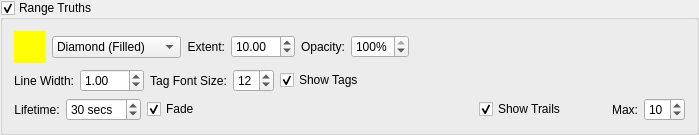
        <widget class="QGroupBox" name="rangeTruthsVisible_" >
         <property name="title" >
          <string>Range Truths</string>
         </property>
         <property name="checkable" >
          <bool>true</bool>
         </property>
         <property name="checked" >
          <bool>true</bool>
         </property>
         <layout class="QVBoxLayout" >
          <item>
           <layout class="QHBoxLayout" >
            <item>
             <widget class="SideCar::GUI::ColorButtonWidget" name="rangeTruthsColor_" >
              <property name="sizePolicy" >
               <sizepolicy vsizetype="Fixed" hsizetype="Fixed" >
                <horstretch>0</horstretch>
                <verstretch>0</verstretch>
               </sizepolicy>
              </property>
              <property name="minimumSize" >
               <size>
                <width>32</width>
                <height>32</height>
               </size>
              </property>
              <property name="maximumSize" >
               <size>
                <width>32</width>
                <height>32</height>
               </size>
              </property>
              <property name="palette" >
               <palette>
                <active>
                 <colorrole role="WindowText" >
                  <brush brushstyle="SolidPattern" >
                   <color alpha="255" >
                    <red>0</red>
                    <green>0</green>
                    <blue>0</blue>
                   </color>
                  </brush>
                 </colorrole>
                 <colorrole role="Button" >
                  <brush brushstyle="SolidPattern" >
                   <color alpha="255" >
                    <red>255</red>
                    <green>255</green>
                    <blue>0</blue>
                   </color>
                  </brush>
                 </colorrole>
                 <colorrole role="Light" >
                  <brush brushstyle="SolidPattern" >
                   <color alpha="255" >
                    <red>255</red>
                    <green>255</green>
                    <blue>127</blue>
                   </color>
                  </brush>
                 </colorrole>
                 <colorrole role="Midlight" >
                  <brush brushstyle="SolidPattern" >
                   <color alpha="255" >
                    <red>255</red>
                    <green>255</green>
                    <blue>63</blue>
                   </color>
                  </brush>
                 </colorrole>
                 <colorrole role="Dark" >
                  <brush brushstyle="SolidPattern" >
                   <color alpha="255" >
                    <red>127</red>
                    <green>127</green>
                    <blue>0</blue>
                   </color>
                  </brush>
                 </colorrole>
                 <colorrole role="Mid" >
                  <brush brushstyle="SolidPattern" >
                   <color alpha="255" >
                    <red>170</red>
                    <green>170</green>
                    <blue>0</blue>
                   </color>
                  </brush>
                 </colorrole>
                 <colorrole role="Text" >
                  <brush brushstyle="SolidPattern" >
                   <color alpha="255" >
                    <red>0</red>
                    <green>0</green>
                    <blue>0</blue>
                   </color>
                  </brush>
                 </colorrole>
                 <colorrole role="BrightText" >
                  <brush brushstyle="SolidPattern" >
                   <color alpha="255" >
                    <red>255</red>
                    <green>255</green>
                    <blue>255</blue>
                   </color>
                  </brush>
                 </colorrole>
                 <colorrole role="ButtonText" >
                  <brush brushstyle="SolidPattern" >
                   <color alpha="255" >
                    <red>0</red>
                    <green>0</green>
                    <blue>0</blue>
                   </color>
                  </brush>
                 </colorrole>
                 <colorrole role="Base" >
                  <brush brushstyle="SolidPattern" >
                   <color alpha="255" >
                    <red>255</red>
                    <green>255</green>
                    <blue>255</blue>
                   </color>
                  </brush>
                 </colorrole>
                 <colorrole role="Window" >
                  <brush brushstyle="SolidPattern" >
                   <color alpha="255" >
                    <red>255</red>
                    <green>255</green>
                    <blue>0</blue>
                   </color>
                  </brush>
                 </colorrole>
                 <colorrole role="Shadow" >
                  <brush brushstyle="SolidPattern" >
                   <color alpha="255" >
                    <red>0</red>
                    <green>0</green>
                    <blue>0</blue>
                   </color>
                  </brush>
                 </colorrole>
                 <colorrole role="AlternateBase" >
                  <brush brushstyle="SolidPattern" >
                   <color alpha="255" >
                    <red>255</red>
                    <green>255</green>
                    <blue>127</blue>
                   </color>
                  </brush>
                 </colorrole>
                </active>
                <inactive>
                 <colorrole role="WindowText" >
                  <brush brushstyle="SolidPattern" >
                   <color alpha="255" >
                    <red>0</red>
                    <green>0</green>
                    <blue>0</blue>
                   </color>
                  </brush>
                 </colorrole>
                 <colorrole role="Button" >
                  <brush brushstyle="SolidPattern" >
                   <color alpha="255" >
                    <red>255</red>
                    <green>255</green>
                    <blue>0</blue>
                   </color>
                  </brush>
                 </colorrole>
                 <colorrole role="Light" >
                  <brush brushstyle="SolidPattern" >
                   <color alpha="255" >
                    <red>255</red>
                    <green>255</green>
                    <blue>127</blue>
                   </color>
                  </brush>
                 </colorrole>
                 <colorrole role="Midlight" >
                  <brush brushstyle="SolidPattern" >
                   <color alpha="255" >
                    <red>255</red>
                    <green>255</green>
                    <blue>63</blue>
                   </color>
                  </brush>
                 </colorrole>
                 <colorrole role="Dark" >
                  <brush brushstyle="SolidPattern" >
                   <color alpha="255" >
                    <red>127</red>
                    <green>127</green>
                    <blue>0</blue>
                   </color>
                  </brush>
                 </colorrole>
                 <colorrole role="Mid" >
                  <brush brushstyle="SolidPattern" >
                   <color alpha="255" >
                    <red>170</red>
                    <green>170</green>
                    <blue>0</blue>
                   </color>
                  </brush>
                 </colorrole>
                 <colorrole role="Text" >
                  <brush brushstyle="SolidPattern" >
                   <color alpha="255" >
                    <red>0</red>
                    <green>0</green>
                    <blue>0</blue>
                   </color>
                  </brush>
                 </colorrole>
                 <colorrole role="BrightText" >
                  <brush brushstyle="SolidPattern" >
                   <color alpha="255" >
                    <red>255</red>
                    <green>255</green>
                    <blue>255</blue>
                   </color>
                  </brush>
                 </colorrole>
                 <colorrole role="ButtonText" >
                  <brush brushstyle="SolidPattern" >
                   <color alpha="255" >
                    <red>0</red>
                    <green>0</green>
                    <blue>0</blue>
                   </color>
                  </brush>
                 </colorrole>
                 <colorrole role="Base" >
                  <brush brushstyle="SolidPattern" >
                   <color alpha="255" >
                    <red>255</red>
                    <green>255</green>
                    <blue>255</blue>
                   </color>
                  </brush>
                 </colorrole>
                 <colorrole role="Window" >
                  <brush brushstyle="SolidPattern" >
                   <color alpha="255" >
                    <red>255</red>
                    <green>255</green>
                    <blue>0</blue>
                   </color>
                  </brush>
                 </colorrole>
                 <colorrole role="Shadow" >
                  <brush brushstyle="SolidPattern" >
                   <color alpha="255" >
                    <red>0</red>
                    <green>0</green>
                    <blue>0</blue>
                   </color>
                  </brush>
                 </colorrole>
                 <colorrole role="AlternateBase" >
                  <brush brushstyle="SolidPattern" >
                   <color alpha="255" >
                    <red>255</red>
                    <green>255</green>
                    <blue>127</blue>
                   </color>
                  </brush>
                 </colorrole>
                </inactive>
                <disabled>
                 <colorrole role="WindowText" >
                  <brush brushstyle="SolidPattern" >
                   <color alpha="255" >
                    <red>127</red>
                    <green>127</green>
                    <blue>0</blue>
                   </color>
                  </brush>
                 </colorrole>
                 <colorrole role="Button" >
                  <brush brushstyle="SolidPattern" >
                   <color alpha="255" >
                    <red>255</red>
                    <green>255</green>
                    <blue>0</blue>
                   </color>
                  </brush>
                 </colorrole>
                 <colorrole role="Light" >
                  <brush brushstyle="SolidPattern" >
                   <color alpha="255" >
                    <red>255</red>
                    <green>255</green>
                    <blue>127</blue>
                   </color>
                  </brush>
                 </colorrole>
                 <colorrole role="Midlight" >
                  <brush brushstyle="SolidPattern" >
                   <color alpha="255" >
                    <red>255</red>
                    <green>255</green>
                    <blue>63</blue>
                   </color>
                  </brush>
                 </colorrole>
                 <colorrole role="Dark" >
                  <brush brushstyle="SolidPattern" >
                   <color alpha="255" >
                    <red>127</red>
                    <green>127</green>
                    <blue>0</blue>
                   </color>
                  </brush>
                 </colorrole>
                 <colorrole role="Mid" >
                  <brush brushstyle="SolidPattern" >
                   <color alpha="255" >
                    <red>170</red>
                    <green>170</green>
                    <blue>0</blue>
                   </color>
                  </brush>
                 </colorrole>
                 <colorrole role="Text" >
                  <brush brushstyle="SolidPattern" >
                   <color alpha="255" >
                    <red>127</red>
                    <green>127</green>
                    <blue>0</blue>
                   </color>
                  </brush>
                 </colorrole>
                 <colorrole role="BrightText" >
                  <brush brushstyle="SolidPattern" >
                   <color alpha="255" >
                    <red>255</red>
                    <green>255</green>
                    <blue>255</blue>
                   </color>
                  </brush>
                 </colorrole>
                 <colorrole role="ButtonText" >
                  <brush brushstyle="SolidPattern" >
                   <color alpha="255" >
                    <red>127</red>
                    <green>127</green>
                    <blue>0</blue>
                   </color>
                  </brush>
                 </colorrole>
                 <colorrole role="Base" >
                  <brush brushstyle="SolidPattern" >
                   <color alpha="255" >
                    <red>255</red>
                    <green>255</green>
                    <blue>0</blue>
                   </color>
                  </brush>
                 </colorrole>
                 <colorrole role="Window" >
                  <brush brushstyle="SolidPattern" >
                   <color alpha="255" >
                    <red>255</red>
                    <green>255</green>
                    <blue>0</blue>
                   </color>
                  </brush>
                 </colorrole>
                 <colorrole role="Shadow" >
                  <brush brushstyle="SolidPattern" >
                   <color alpha="255" >
                    <red>0</red>
                    <green>0</green>
                    <blue>0</blue>
                   </color>
                  </brush>
                 </colorrole>
                 <colorrole role="AlternateBase" >
                  <brush brushstyle="SolidPattern" >
                   <color alpha="255" >
                    <red>255</red>
                    <green>255</green>
                    <blue>0</blue>
                   </color>
                  </brush>
                 </colorrole>
                </disabled>
               </palette>
              </property>
              <property name="autoFillBackground" >
               <bool>true</bool>
              </property>
              <property name="autoDefault" >
               <bool>false</bool>
              </property>
              <property name="flat" >
               <bool>true</bool>
              </property>
             </widget>
            </item>
            <item>
             <widget class="SideCar::GUI::PlotSymbolWidget" name="rangeTruthsSymbolType_" >
              <property name="currentIndex" >
               <number>2</number>
              </property>
              <item>
               <property name="text" >
                <string>Cross</string>
               </property>
              </item>
              <item>
               <property name="text" >
                <string>Cross+Square</string>
               </property>
              </item>
              <item>
               <property name="text" >
                <string>Diamond (Filled)</string>
               </property>
              </item>
              <item>
               <property name="text" >
                <string>Diamond (Hollow)</string>
               </property>
              </item>
              <item>
               <property name="text" >
                <string>Plus</string>
               </property>
              </item>
              <item>
               <property name="text" >
                <string>Plus+Diamond</string>
               </property>
              </item>
              <item>
               <property name="text" >
                <string>Square (Filled)</string>
               </property>
              </item>
              <item>
               <property name="text" >
                <string>Sqaure (Hollow)</string>
               </property>
              </item>
              <item>
               <property name="text" >
                <string>Triangle (Filled)</string>
               </property>
              </item>
              <item>
               <property name="text" >
                <string>Triangle (Hollow)</string>
               </property>
              </item>
              <item>
               <property name="text" >
                <string>Dagger (Filled)</string>
               </property>
              </item>
              <item>
               <property name="text" >
                <string>Dagger (Hollow)</string>
               </property>
              </item>
             </widget>
            </item>
            <item>
             <widget class="QLabel" name="label_913" >
              <property name="text" >
               <string>Extent:</string>
              </property>
              <property name="alignment" >
               <set>Qt::AlignRight|Qt::AlignTrailing|Qt::AlignVCenter</set>
              </property>
             </widget>
            </item>
            <item>
             <widget class="QDoubleSpinBox" name="rangeTruthsExtent_" >
              <property name="keyboardTracking" >
               <bool>false</bool>
              </property>
              <property name="minimum" >
               <double>0.100000000000000</double>
              </property>
              <property name="maximum" >
               <double>100.000000000000000</double>
              </property>
              <property name="singleStep" >
               <double>0.100000000000000</double>
              </property>
              <property name="value" >
               <double>10.000000000000000</double>
              </property>
             </widget>
            </item>
            <item>
             <widget class="QLabel" name="label_51" >
              <property name="text" >
               <string>Opacity:</string>
              </property>
              <property name="alignment" >
               <set>Qt::AlignRight|Qt::AlignTrailing|Qt::AlignVCenter</set>
              </property>
             </widget>
            </item>
            <item>
             <widget class="QSpinBox" name="rangeTruthsOpacity_" >
              <property name="keyboardTracking" >
               <bool>false</bool>
              </property>
              <property name="suffix" >
               <string>%</string>
              </property>
              <property name="maximum" >
               <number>100</number>
              </property>
              <property name="value" >
               <number>100</number>
              </property>
             </widget>
            </item>
            <item>
             <spacer>
              <property name="orientation" >
               <enum>Qt::Horizontal</enum>
              </property>
              <property name="sizeHint" >
               <size>
                <width>20</width>
                <height>20</height>
               </size>
              </property>
             </spacer>
            </item>
           </layout>
          </item>
          <item>
           <layout class="QHBoxLayout" >
            <item>
             <widget class="QLabel" name="label_935" >
              <property name="text" >
               <string>Line Width:</string>
              </property>
              <property name="alignment" >
               <set>Qt::AlignRight|Qt::AlignTrailing|Qt::AlignVCenter</set>
              </property>
             </widget>
            </item>
            <item>
             <widget class="QDoubleSpinBox" name="rangeTruthsLineWidth_" >
              <property name="keyboardTracking" >
               <bool>false</bool>
              </property>
              <property name="minimum" >
               <double>0.100000000000000</double>
              </property>
              <property name="maximum" >
               <double>100.000000000000000</double>
              </property>
              <property name="singleStep" >
               <double>0.100000000000000</double>
              </property>
              <property name="value" >
               <double>1.000000000000000</double>
              </property>
             </widget>
            </item>
            <item>
             <widget class="QLabel" name="label_919" >
              <property name="text" >
               <string>Tag Font Size:</string>
              </property>
              <property name="alignment" >
               <set>Qt::AlignCenter</set>
              </property>
             </widget>
            </item>
            <item>
             <widget class="QSpinBox" name="rangeTruthsTagSize_" >
              <property name="toolTip" >
               <string>Degrees ahead of last azimuth report to begin dropping previous extraction reports.</string>
              </property>
              <property name="keyboardTracking" >
               <bool>false</bool>
              </property>
              <property name="suffix" >
               <string/>
              </property>
              <property name="minimum" >
               <number>8</number>
              </property>
              <property name="maximum" >
               <number>24</number>
              </property>
              <property name="singleStep" >
               <number>1</number>
              </property>
              <property name="value" >
               <number>12</number>
              </property>
             </widget>
            </item>
            <item>
             <widget class="QCheckBox" name="rangeTruthsShowTags_" >
              <property name="text" >
               <string>Show Tags</string>
              </property>
              <property name="checked" >
               <bool>true</bool>
              </property>
             </widget>
            </item>
            <item>
             <spacer>
              <property name="orientation" >
               <enum>Qt::Horizontal</enum>
              </property>
              <property name="sizeHint" >
               <size>
                <width>63</width>
                <height>20</height>
               </size>
              </property>
             </spacer>
            </item>
           </layout>
          </item>
          <item>
           <layout class="QHBoxLayout" >
            <item>
             <widget class="QLabel" name="label_918" >
              <property name="text" >
               <string>Lifetime:</string>
              </property>
              <property name="alignment" >
               <set>Qt::AlignCenter</set>
              </property>
             </widget>
            </item>
            <item>
             <widget class="QSpinBox" name="rangeTruthsLifeTime_" >
              <property name="toolTip" >
               <string>Degrees ahead of last azimuth report to begin dropping previous extraction reports.</string>
              </property>
              <property name="keyboardTracking" >
               <bool>false</bool>
              </property>
              <property name="suffix" >
               <string> secs</string>
              </property>
              <property name="minimum" >
               <number>10</number>
              </property>
              <property name="maximum" >
               <number>999</number>
              </property>
              <property name="singleStep" >
               <number>1</number>
              </property>
              <property name="value" >
               <number>30</number>
              </property>
             </widget>
            </item>
            <item>
             <widget class="QCheckBox" name="rangeTruthsFadeEnabled_" >
              <property name="text" >
               <string>Fade</string>
              </property>
              <property name="checked" >
               <bool>true</bool>
              </property>
             </widget>
            </item>
            <item>
             <spacer>
              <property name="orientation" >
               <enum>Qt::Horizontal</enum>
              </property>
              <property name="sizeHint" >
               <size>
                <width>273</width>
                <height>20</height>
               </size>
              </property>
             </spacer>
            </item>
            <item>
             <widget class="QCheckBox" name="rangeTruthsShowTrails_" >
              <property name="text" >
               <string>Show Trails</string>
              </property>
              <property name="checked" >
               <bool>true</bool>
              </property>
             </widget>
            </item>
            <item>
             <spacer name="horizontalSpacer" >
              <property name="orientation" >
               <enum>Qt::Horizontal</enum>
              </property>
              <property name="sizeHint" stdset="0" >
               <size>
                <width>40</width>
                <height>20</height>
               </size>
              </property>
             </spacer>
            </item>
            <item>
             <widget class="QLabel" name="label_914" >
              <property name="text" >
               <string>Max:</string>
              </property>
              <property name="alignment" >
               <set>Qt::AlignRight|Qt::AlignTrailing|Qt::AlignVCenter</set>
              </property>
             </widget>
            </item>
            <item>
             <widget class="QSpinBox" name="rangeTruthsMaxTrailLength_" >
              <property name="keyboardTracking" >
               <bool>false</bool>
              </property>
              <property name="minimum" >
               <number>1</number>
              </property>
              <property name="maximum" >
               <number>99</number>
              </property>
              <property name="singleStep" >
               <number>1</number>
              </property>
              <property name="value" >
               <number>10</number>
              </property>
             </widget>
            </item>
           </layout>
          </item>
         </layout>
        </widget>
